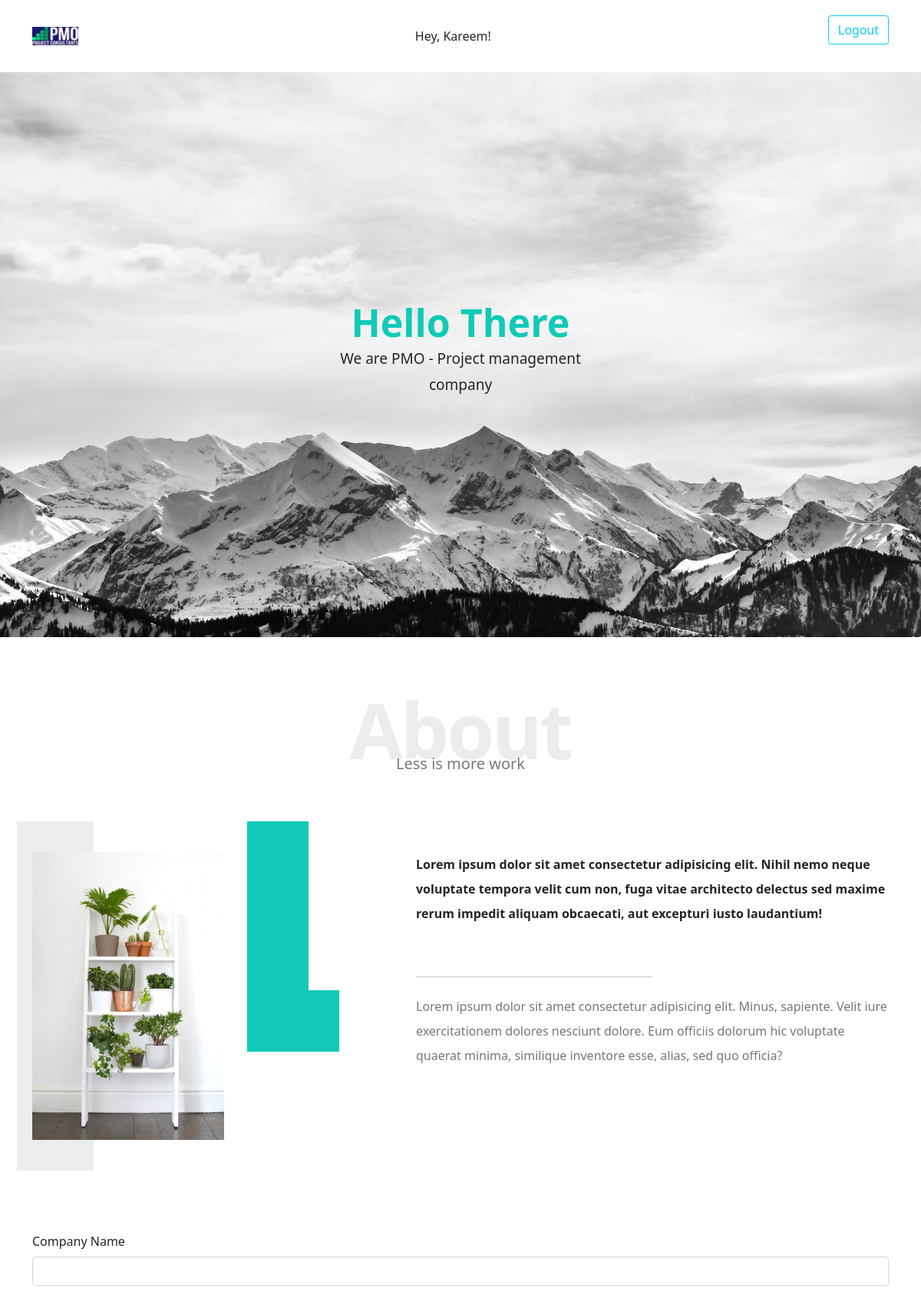
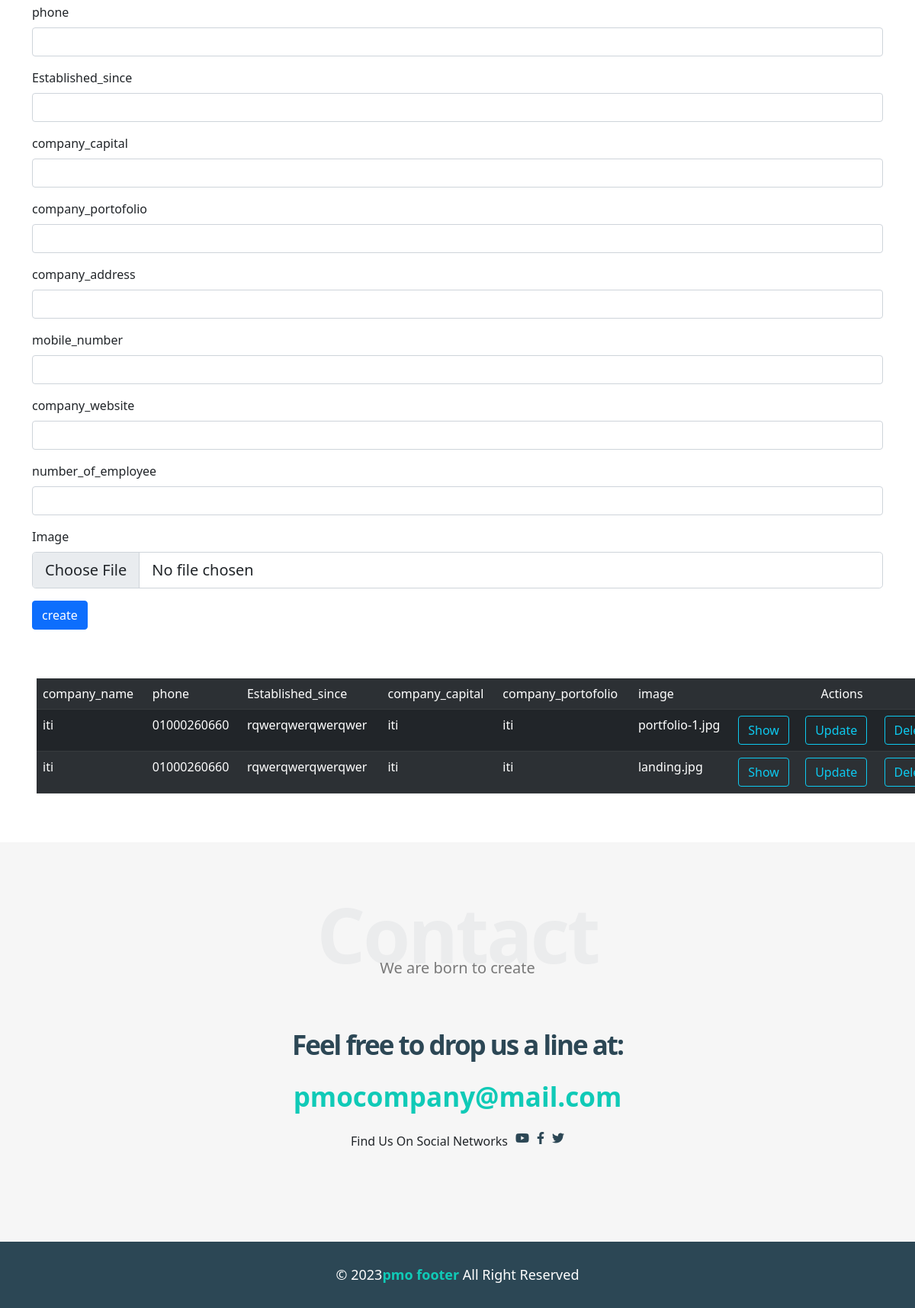
Screenshot of /index.php (signed in) with the database file from the repository (2 pictures, top to bottom).
### tables this page shows
CREATE TABLE `company` (
  `id` int(11) NOT NULL,
  `company_name` varchar(255) NOT NULL,
  `phone` varchar(15) NOT NULL,
  `Established_since` varchar(255) NOT NULL,
  `company_capital` varchar(255) NOT NULL,
  `company_portofolio` varchar(255) NOT NULL,
  `image` text NOT NULL,
  `company_address` varchar(255) NOT NULL,
  `mobile_number` varchar(15) NOT NULL,
  `company_website` varchar(255) NOT NULL,
  `number_of_employee` smallint(6) NOT NULL
);

### CRUD.php (called while the page is built, shortened)
<?php
require 'DB.php';
class Crud
{
    public function index()
    {
        global $conn;
        $query = 'SELECT * From company';
        $result = $conn->prepare($query);
        $result->execute();
        $data  = $result->fetchAll(PDO::FETCH_ASSOC);
        return $data;
    }
}
$getData = new Crud();

### index.php (the view, shortened to what this page needs)
<?php
require 'Crud.php';
$data = $getData->index();
?>
<!DOCTYPE html>
<html lang="en">
<head>
    <link rel="stylesheet" href="css/leon.css" />
    <link rel="stylesheet" href="css/normalize.css" />
    <link rel="stylesheet" href="css/all.min.css" />
    <link href="https://cdn.jsdelivr.net/npm/bootstrap@5.0.2/dist/css/bootstrap.min.css" rel="stylesheet"
>
</head>
<body>
    <div class="header">
        <div class="container">
            <img class="logo" src="images/logo.jpg" alt="" />
            Hey, <?php
                    if (isset($_SESSION['username'])) {
                        echo $_SESSION['username'];
                    } else {
                        header("Location: login.php");
                    } ?>!
            <div>
                <p><a href="./logout.php" class="btn btn-outline-info">Logout</a></p>
            </div>
        </div>
    </div>
    <div class="landing">
        <div class="intro-text">
            <h1>Hello There</h1>
            <p>We are PMO - Project management company</p>
        </div>
    </div>
    <div class="about">
        <div class="container">
            <h2 class="special-heading">About</h2>
            <p>Less is more work</p>
            <div class="about-content">
                <div class="image">
                    <img src="images/about.jpg" alt="" />
                </div>
                <div class="text">
                    <p>
                        Lorem ipsum dolor sit amet consectetur adipisicing elit. Nihil nemo neque voluptate tempora
                        velit cum non,
                        fuga vitae architecto delectus sed maxime rerum impedit aliquam obcaecati, aut excepturi iusto
                        laudantium!
                    </p>
                    <hr />
                    <p>
                        Lorem ipsum dolor sit amet consectetur adipisicing elit. Minus, sapiente. Velit iure
                        exercitationem
                        dolores nesciunt dolore. Eum officiis dolorum hic voluptate quaerat minima, similique inventore
                        esse,
                        alias, sed quo officia?
                    </p>
                </div>
            </div>
        </div>
    </div>
    <div class="container">
        <form action="./create.php" method="post" enctype="multipart/form-data">
            <div class="mb-3">
                <label for="company_name" class="form-label">Company Name</label>
                <input type="text" name="company_name" class="form-control" id="company_name"
                    aria-describedby="emailHelp">
            </div>
            <div class="mb-3">
                <label for="phone" class="form-label">phone</label>
                <input type="phone" name="phone" class="form-control" id="phone">
            </div>
            <div class="mb-3">
                <label for="Established_since" class="form-label">Established_since</label>
                <input type="text" name="Established_since" class="form-control" id="Established_since">
            </div>
            <div class="mb-3">
                <label for="company_capital" class="form-label">company_capital</label>
                <input type="text" name="company_capital" class="form-control" id="company_capital">
            </div>
            <div class="mb-3">
                <label for="company_portofolio" class="form-label">company_portofolio</label>
                <input type="text" name="company_portofolio" class="form-control" id="company_portofolio">
            </div>
            <div class="mb-3">
                <label for="company_address" class="form-label">company_address</label>
                <input type="text" name="company_address" class="form-control" id="company_address">
            </div>
            <div class="mb-3">
                <label for="mobile_number" class="form-label">mobile_number</label>
                <input type="phone" name="mobile_number" class="form-control" id="mobile_number">
            </div>
            <div class="mb-3">
                <label for="company_website" class="form-label">company_website</label>
                <input type="text" name="company_website" class="form-control" id="company_website">
            </div>
            <div class="mb-3">
                <label for="numper_of_employee" class="form-label">number_of_employee</label>
                <input type="number" name="number_of_employee" class="form-control" id="numper_of_employee"
                    aria-describedby="emailHelp">
            </div>
            <div class="mb-3">
                <label for="formFileLg" class="form-label">Image</label>
                <input class="form-control form-control-lg" id="formFileLg" type="file" name="image">
            </div>
            <input type="submit" value="create" class="mb-3 btn btn-primary">
        </form>
    </div>
    <div class="table table-responsive">
        <table class="table table-dark table-striped m-5">
            <tr>
                <td>company_name</td>
                <td>phone</td>
                <td>Established_since</td>
                <td>company_capital</td>
                <td>company_portofolio</td>
                <td>image</td>
                <td colspan="3" style="text-align: center;">Actions</td>
            </tr>
            <?php foreach ($data as $da) : ?>
            <tr>
                <td><?= $da['company_name'] ?> </td>
                <td><?= $da['phone'] ?> </td>
                <td><?= $da['Established_since'] ?> </td>
                <td><?= $da['company_capital'] ?> </td>
                <td><?= $da['company_portofolio'] ?> </td>
                <td><?= $da['image'] ?> </td>
                <td>
                    <form action="./show.php" method="get">
                        <input type="submit" value="Show" class="btn btn-outline-info">
                    </form>
                </td>
                <td>
                    <form action="./update.php" method="get">
                        <input type="submit" value="Update" class="btn btn-outline-info">
                    </form>
                </td>
                <td>
                    <form action="./delete.php" method="get">
                        <input type="submit" value="Delete" class="btn btn-outline-info">
                    </form>
                </td>
            </tr>
            <?php endforeach; ?>
        </table>
    </div>
    <div class="contact">
        <div class="container">
            <h2 class="special-heading">Contact</h2>
            <p>We are born to create</p>
            <div class="info">
                <p class="label">Feel free to drop us a line at:</p>
                <a href="mailto:leonagency@mail.com?subject=Contact" class="link">pmocompany@mail.com</a>
                <div class="social">
                    Find Us On Social Networks
                    <i class="fab fa-youtube"></i>
                    <i class="fab fa-facebook-f"></i>
                    <i class="fab fa-twitter"></i>
                </div>
            </div>
        </div>
    </div>
    <div class="footer">&copy; 2023<span>pmo footer</span> All Right Reserved</div>
</body>
</html>

### css/leon.css (style rules this page uses)
:root { --main-color: #10cab7; --secondary-color: #2c4755; --section-padding: 60px; --section-background: #f6f6f6; --main-duration: 0.5s; }
* { -webkit-box-sizing: border-box; -moz-box-sizing: border-box; box-sizing: border-box; }
html { scroll-behavior: smooth; }
body { font-family: "Work Sans", sans-serif; }
.container { padding-left: 15px; padding-right: 15px; margin-left: auto; margin-right: auto; }
@media (min-width: 768px) { .container { width: 750px; } }
@media (min-width: 992px) { .container { width: 970px; } }
@media (min-width: 1200px) { .container { width: 1170px; } }
.special-heading { color: #ebeced; font-size: 100px; text-align: center; font-weight: 800; letter-spacing: -3px; margin: 0; }
.special-heading+p { margin: -30px 0 0; font-size: 20px; text-align: center; color: #797979; }
.header { padding: 20px; }
.header .container { display: flex; justify-content: space-between; align-items: center; }
.header .logo { width: 60px; }
.landing { background-image: url(../images/landing.jpg); background-size: cover; height: calc(100vh - 64px); position: relative; }
.landing .intro-text { position: absolute; left: 50%; top: 50%; text-align: center; transform: translate(-50%, -50%); width: 320px; max-width: 100%; }
.landing .intro-text h1 { margin: 0; font-weight: bold; font-size: 50px; color: var(--main-color); }
.landing .intro-text p { font-size: 19px; line-height: 1.8; }
.about { padding-top: var(--section-padding); padding-bottom: calc(var(--section-padding) + 60px); }
.about .about-content { margin-top: 100px; display: flex; flex-wrap: wrap; justify-content: space-between; }
.about .about-content .image { position: relative; width: 250px; height: 375px; }
.about .about-content .image::before { content: ""; position: absolute; background-color: #ebeced; width: 100px; height: calc(100% + 80px); top: -40px; left: -20px; z-index: -1; }
.about .about-content .image::after { top: -40px; content: ""; position: absolute; width: 120px; height: 300px; border-left: 80px solid var(--main-color); border-bottom: 80px solid var(--main-color); z-index: -1; right: -150px; }
.about .about-content .image img { max-width: 100%; }
.about .about-content .text { flex-basis: calc(100% - 500px); }
.about .about-content .text p:first-of-type { font-weight: bold; line-height: 2; margin-bottom: 50px; }
.about .about-content .text hr { width: 50%; display: inline-block; border-color: var(--main-color); }
.about .about-content .text p:last-of-type { line-height: 2; color: #777; }
.contact { padding-top: var(--section-padding); padding-bottom: var(--section-padding); background-color: var(--section-background); }
.contact .info { padding-top: var(--section-padding); padding-bottom: var(--section-padding); text-align: center; }
.contact .info .label { font-size: 35px; font-weight: 800; color: var(--secondary-color); letter-spacing: -2px; margin-bottom: 15px; }
.contact .info .link { display: block; font-size: 35px; font-weight: 800; color: var(--main-color); text-decoration: none; }
.contact .info .social { display: flex; justify-content: center; margin-top: 20px; font-size: 16px; }
.contact .info .social i { margin-left: 10px; color: var(--secondary-color); }
.footer { background-color: var(--secondary-color); color: white; padding: 30px 10px; text-align: center; font-size: 18px; }
.footer span { font-weight: bold; color: var(--main-color); }

### rows the page displays
company: company_name "iti", phone "01000260660", Established_since "rqwerqwerqwerqwer", company_capital "iti", company_portofolio "iti", image "portfolio-1.jpg"
company: company_name "iti", phone "01000260660", Established_since "rqwerqwerqwerqwer", company_capital "iti", company_portofolio "iti", image "landing.jpg"

### other values shown
$_SESSION['username'] "Kareem"
